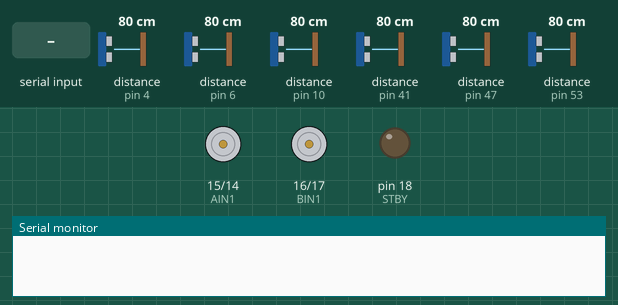
Recording of a sketch running on a simulated Arduino Mega 2560, built with avr-gcc and run on an emulated ATmega2560. On the bench: motor-driver pin pairs drawn as motors (green arrow = first pin HIGH = forward, orange = second pin HIGH = backward, longer = more drive, scaled by the enable pin, stopped while the standby pin is LOW), output pins drawn as LEDs (lit = HIGH), the last lines printed to the serial monitor. Inputs (shaded band) come from the test bench; at power-on: distance to the obstacle (sensors on pin 4, pin 53, pin 10, pin 6, pin 41, pin 47) 80 cm. The echo pulse lasts 58.3 µs per cm; pins used as bus, display or sensor lines are not drawn.

Above: at 1.2 s.
1.3 s: "r\n" received over the second serial link
2.8 s: "l\n" received over the second serial link
At 3.5 s:
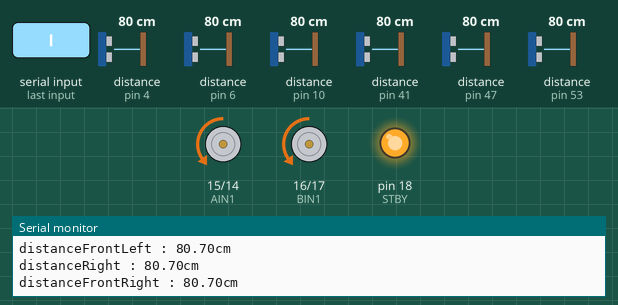
4.3 s: distance to the obstacle (sensor on pin 4) set to 27 cm
5.8 s: distance to the obstacle (sensor on pin 4) set to 21 cm
At 6.4 s:
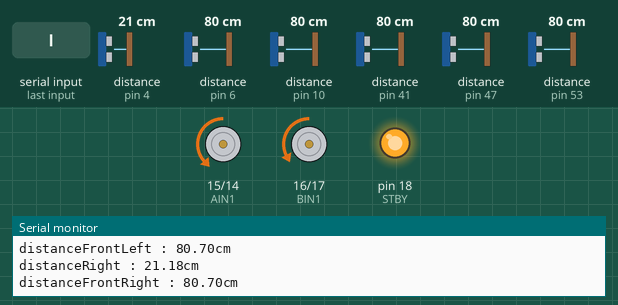
8.8 s: distance to the obstacle (sensor on pin 53) set to 250 cm
At 8.93 s:
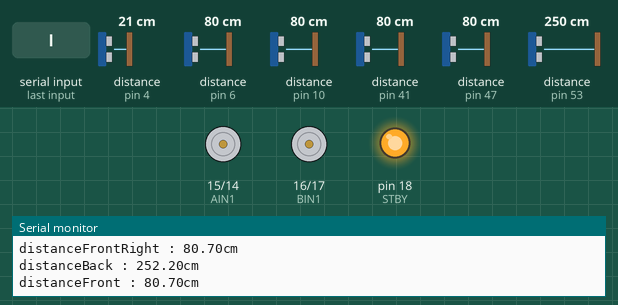
11.8 s: distance to the obstacle (sensor on pin 10) set to 2 cm
Timing chart, 0 to 14.8 s (numbered marks = the images above; inputs shaded):
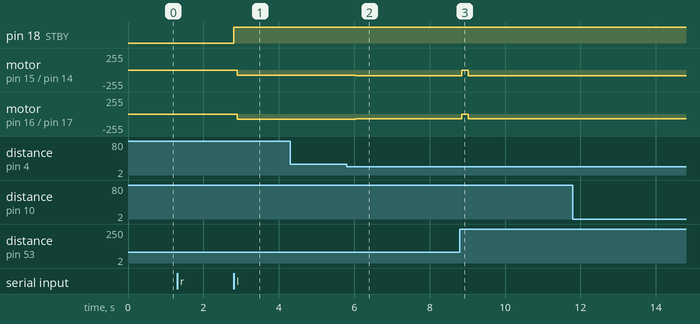

Measured:
- after the input at 2.8 s, pin 18 (STBY): LOW → HIGH at once; motor on pin 15 (AIN1) / pin 14 (AIN2), motor on pin 16 (BIN1) / pin 17 (BIN2): stopped → backward 80/255 after 0.10 s
- after the input at 5.8 s, motor on pin 15 (AIN1) / pin 14 (AIN2): backward 80/255 → backward 88/255 after 0.25 s; motor on pin 16 (BIN1) / pin 17 (BIN2): backward 80/255 → backward 71/255 after 0.25 s
- after the input at 8.8 s, motor on pin 15 (AIN1) / pin 14 (AIN2): backward 88/255 → stopped after 0.05 s, → backward 88/255 0.17 s later; motor on pin 16 (BIN1) / pin 17 (BIN2): backward 71/255 → stopped after 0.05 s, → backward 71/255 0.17 s later

The sketch:

search.ino
```cpp
#include <SoftwareSerial.h>
SoftwareSerial BT (13, 12);

#define RST_PIN 49
#define SS_PIN 53
int trigPinFrLft = 46;
int echoPinFrLft = 47;
int trigPinFrRgt = 40;
int echoPinFrRgt = 41;
int trigPinFr = 7;                  //Trig Pin
int echoPinFr = 6;                  //Echo Pin
int trigPinBk = 52;                  //Trig Pin
int echoPinBk = 53;                  //Echo Pin
int trigPinLf = 11;                  //Trig Pin
int echoPinLf = 10;                  //Echo Pin
int trigPinRt = 5;                  //Trig Pin
int echoPinRt = 4;                  //Echo Pin


float distanceFront = 0;
float distanceFrontLeft = 0;
float distanceFrontRight = 0;
float distanceLeft = 0;
float distanceRight = 0;
float distanceBack = 0;
float distanceWall = 17;
float errorRange = 3;
int threshold = 25;

float Temperature = 24;

double vL = 0;
double vR = 0;

int PWMA = 2;
int PWMB = 3;
int AIN1 = 15;
int AIN2 = 14;
int BIN1 = 16;
int BIN2 = 17;
int STBY = 18;

int len = 0;
String dir;
char c1,c2;
char c;
String cango = "0000";
int curdir = 0;
bool start = true;

void setup() {
  Serial.begin (9600);
  BT.begin(9600);
  pinMode(trigPinFrLft, OUTPUT);
  pinMode(echoPinFrLft, INPUT);
  pinMode(trigPinFrRgt, OUTPUT);
  pinMode(echoPinFrRgt, INPUT);
  pinMode(trigPinFr, OUTPUT);
  pinMode(echoPinFr, INPUT);
  pinMode(trigPinLf, OUTPUT);
  pinMode(echoPinLf, INPUT);
  pinMode(trigPinRt, OUTPUT);
  pinMode(echoPinRt, INPUT);
  pinMode(trigPinBk, OUTPUT);
  pinMode(echoPinBk, INPUT);

  pinMode(PWMA, OUTPUT);
  pinMode(STBY, OUTPUT);
  pinMode(PWMB, OUTPUT);
  pinMode(AIN1, OUTPUT);
  pinMode(AIN2, OUTPUT);
  pinMode(BIN1, OUTPUT);
  pinMode(BIN2, OUTPUT);
}

float ranging(int trigPin ,int echoPin){
  float duration = 0;
  float distance = 0;
  digitalWrite(trigPin, LOW);
  delayMicroseconds(5);
  digitalWrite(trigPin, HIGH);     // 給 Trig 高電位，持續 10微秒
  delayMicroseconds(10);
  digitalWrite(trigPin, LOW);

  pinMode(echoPin, INPUT);             // 讀取 echo 的電位
  duration = pulseIn(echoPin, HIGH);   // 收到高電位時的時間

  distance = (duration/2) / (10000/(331.5+0.607*Temperature));         // 將時間換算成距離 cm
  //Serial.print("Distance=");
  Serial.print(distance);
  Serial.println("cm");
  return distance;
}
char parallel(double distanceL , double distanceR){
  if(distanceR<=threshold && distanceL<=threshold){
    if(distanceR<=distanceL){
      return 'r';
    }
    else if(distanceL<=distanceR){
      return 'l';
    }
  }
  else if(distanceR<=threshold){
    return 'r';
  }
  else if(distanceL<=threshold){
    return 'l';
  }
  else {
    return 'n';
  }
}


void parallelTracking(double distanceL , double distanceR , char side){
  vL = 80;
  vR = 80;
  float Kp = 2.8;
  float error = 0;
  if(side=='r'){
    error = distanceWall - distanceR;
  }
  else if(side=='l'){
    error = distanceL - distanceWall;
  }
  if(error <= errorRange && error >= (-1)*errorRange){
    float correction = error * Kp;
    vL = vL - correction;
    vR = vR + correction;
  }
  else if(error < (-1)*errorRange){
    vL = vL + Kp*errorRange;
    vR = vR - Kp*errorRange;
  }
  else if(error > errorRange){
    vL = vL - Kp*errorRange;
    vR = vR + Kp*errorRange;
  }
  Serial.print(vL);
  Serial.print("\n");
  Serial.print(vR);
  Serial.print("\n");
  SpeedCheck();
  MotorWriting(vL , vR);
}

bool frontObstacle(float distanceFront ,float distanceFrontLeft ,float distanceFrontRight) {
  int thres = 15;
//  int maxNumb = maxNumber(distanceFront , distanceFrontLeft , distanceFrontRight);
//  int minNumb = minNumber(distanceFront , distanceFrontLeft , distanceFrontRight);
  int dis1 = abs(distanceFront - distanceFrontLeft);
  int dis2 = abs(distanceFront - distanceFrontRight);
  if(max(dis1 , dis2) >= thres ){
    return true;
  }
  else return false;
}
//
//int maxNumber(float distanceFront ,float distanceFrontLeft ,float distanceFrontRight){
//  int max1 = max(distanceFront , distanceFrontLeft);
//  int max2 = max(max1 , distanceFrontRight);
//  return max2;
//}
//
//int minNumber(float distanceFront ,float distanceFrontLeft ,float distanceFrontRight){
//  int min1 = min(distanceFront , distanceFrontLeft);
//  int min2 = min(min1 , distanceFrontRight);
//  return min2;
//}

void SpeedCheck() {
  if(vL >= 250){
      vL = 250;
  }
  if(vL <= -250){
      vL = -250;
  }
  if(vR >= 250){
      vR = 250;
  }
  if(vR <= -250){
      vR = -250;
  }
}

void MotorWriting(double vL , double vR) {
   digitalWrite(STBY, HIGH);
   if(vL<0) {
      digitalWrite(AIN1,HIGH);
      digitalWrite(AIN2,LOW);
      analogWrite(PWMA , (-1)*vL);
   }
   else if(vL>=0) {
      //向前轉
      digitalWrite(AIN1,LOW);
      digitalWrite(AIN2,HIGH);
      analogWrite(PWMA , vL);
   }
   if(vR<0){
      digitalWrite(BIN1,HIGH);
      digitalWrite(BIN2,LOW);
      analogWrite(PWMB , (-1)*vR);
   }
   else if(vR>=0){
      digitalWrite(BIN1,LOW);
      digitalWrite(BIN2,HIGH);
      analogWrite(PWMB , vR);
   }
}

void checkwhereCanGo(int curdir){

  distanceFront = ranging(trigPinFr,echoPinFr);
  distanceLeft = ranging(trigPinLf,echoPinLf);
  distanceRight = ranging(trigPinRt,echoPinRt);
  distanceBack = ranging(trigPinBk,echoPinBk);
  if(distanceFront >= threshold){
    cango[(0+curdir)%4] = '1';
  }
  else{
    cango[(0+curdir)%4] = '0';
  }
  if(distanceRight >= threshold){
    cango[(1+curdir)%4] = '1';
  }
  else{
    cango[(1+curdir)%4] = '0';
  }
  if(distanceBack >= threshold){
    cango[(2+curdir)%4] = '1';
  }
  else{
    cango[(2+curdir)%4] = '0';
  }
  if(distanceLeft >= threshold){
    cango[(3+curdir)%4] = '1';
  }
  else{
    cango[(3+curdir)%4] = '0';
  }
  Serial.print(cango);
  BT.print(cango+'\n');
}

void checkHowToGo(String dir , int curstep){
  int VSL = 80;
  int VSR = 80;
  int movement = dir[curstep] - curdir;
  curdir = dir[curstep];
  if((movement == 0)){
    // 直走
    c = 'S';
    Serial.print('S');
    Serial.print("\n");
//    MotorWriting( 0 ,0 );
//    delay(1000);
  }
  else if((movement == -1) || (movement == 3)) {
    // 左轉
    c = 'L';
    Serial.print('L');
    Serial.print("\n");
    MotorWriting( -80 ,80 );
    delay(740);
  }
  else if((movement == 1) || (movement == -3)) {
    // 右轉
    c = 'R';
    Serial.print('R');
    Serial.print("\n");
    MotorWriting( 80 ,-80 );
    delay(750);
  }
  else if((movement == 2) || (movement == -2)) {
    //迴轉
//    MotorWriting( 0 , 0 );
//    delay(160);
    MotorWriting( 80 ,-80 );
    delay(1600);
//    MotorWriting( 0 , 0 );
//    delay(160);
//    c = 'B';
    Serial.print('B');
    Serial.print("\n");
  }
  else{
    //靜止
    c = 'N';
    MotorWriting(0,0);
  }
}

void BTtoSerial() {
  dir = "";
  while(BT.available()) {
    c2=BT.read();
    dir=dir+c2;
    Serial.print(c2);
   }
  //Serial.write(len);
  len = dir.length();
}

void SerialtoBT() {
  while(Serial.available()) {
    c1=Serial.read();
    BT.write(c1);
  }
}

void loop(){
  bool block = false;
  if (start){
    while(len==0) BTtoSerial();
    checkwhereCanGo(curdir);
    len = 0;
    while(len==0) BTtoSerial();
    start = false;
  }
  for(int i=0; i<len; i++){
    float disAtFirst = 0;
    checkHowToGo(dir , i);
    setDistance();
    disAtFirst = distanceBack;
    block = frontObstacle(distanceFront , distanceFrontLeft , distanceFrontRight);
    Serial.print(block);
    while((!block) && distanceFront>=15 && distanceBack-disAtFirst<=44) {
      char parallelSide = parallel(distanceLeft , distanceRight);
      if(parallelSide=='l' || parallelSide=='r'){
        parallelTracking(distanceLeft , distanceRight , parallelSide);
      }
      else if(parallelSide=='n'){
        MotorWriting(80 , 80);
        delay(100);
      }
      setDistance();
      block = frontObstacle(distanceFront , distanceFrontLeft , distanceFrontRight);
    }
    if(distanceBack-disAtFirst > 44){
      MotorWriting(0 , 0);
      delay(30);
    }
  }
  if(block){
    dir = "";
    len = 0;
    checkwhereCanGo(curdir);
    BT.print("Block\n");
  }
    checkwhereCanGo(curdir);
    len = 0;
    while(len==0) BTtoSerial();
}

void setDistance(){
  Serial.print("distanceFront : ");
  distanceFront = ranging(trigPinFr,echoPinFr);
  Serial.print("distanceLeft : ");
  distanceLeft = ranging(trigPinLf,echoPinLf);
  Serial.print("distanceFrontLeft : ");
  distanceFrontLeft = ranging(trigPinFrLft,echoPinFrLft);
  Serial.print("distanceRight : ");
  distanceRight = ranging(trigPinRt,echoPinRt);
  Serial.print("distanceFrontRight : ");
  distanceFrontRight = ranging(trigPinFrRgt,echoPinFrRgt);
  Serial.print("distanceBack : ");
  distanceBack = ranging(trigPinBk,echoPinBk);


}
```
